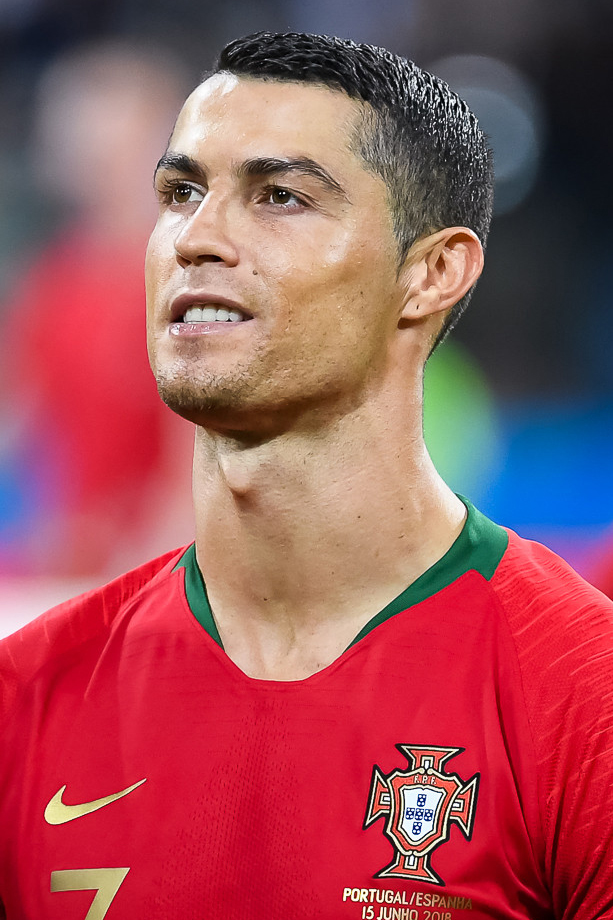
#> input picture Image-Processing/cr7.jpg, 613 x 920 px
$ python img_to_ascii.py --input ../Image-Processing/cr7.jpg
#> lines starting #> are read from the running program, lines starting #| are printed output that depends on the picture
from PIL import Image, ImageDraw, ImageFilter, ImageEnhance
import argparse

char_map = " `'\".,:;i!~-+]{|1\\rxucoz6?UCL0O*#W&B@$$"


class Picture:
    def __init__(self, filename, resolution):
        # loading image
#> called with filename = '../Image-Processing/cr7.jpg', resolution = 120
        img = Image.open(filename)
#> img is the input picture: PIL image 613x920 RGB; mean R, G, B 158.4, 81.1, 89
        img = img.resize((resolution * round(img.size[0] / img.size[1]), resolution))
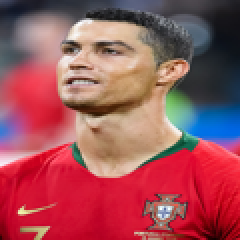
#> img: PIL image 120x120 RGB (shown 2 times larger); mean R, G, B 158.4, 81.1, 89
        self.image = img
        self.width, self.height = img.size
#> self.width = 120; self.height = 120

        # enhance image for cleaner result
        self.image = self.image.filter(ImageFilter.EDGE_ENHANCE)
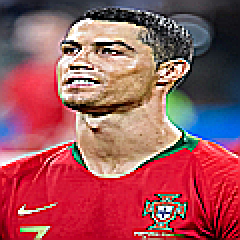
#> self.image: PIL image 120x120 RGB (shown 2 times larger); mean R, G, B 158, 83.3, 90.5
        self.image = ImageEnhance.Contrast(self.image).enhance(2)
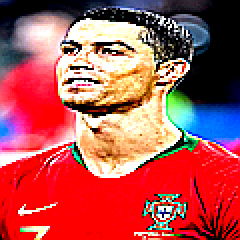
#> self.image: PIL image 120x120 RGB (shown 2 times larger); mean R, G, B 177.8, 81.6, 81.7

        # required matrices
        self.char_matrix = []
        self.rgb_matrix = []

        # output image
        self.output = Image.new('RGB', (self.width * 10, self.height * 10))
#> self.output: PIL image 1200x1200 RGB; every value is 0

    def generate(self):
        # make 2d array of pixels
        rgb_matrix = list(self.image.getdata())
#> rgb_matrix = 14400 items, first 6: (34, 44, 86), (28, 38, 82), (22, 34, 78), (18, 28, 74), (10, 22, 66), (4, 12, 56)
        self.rgb_matrix = [rgb_matrix[j:j + self.width] for j in range(0, len(rgb_matrix), self.width)]
#> self.rgb_matrix = 120 items
        # rgb values to intensity values
        intensity_matrix = [[.21 * p[0] + .72 * p[1] + .07 * p[2] for p in pixel_row] for pixel_row in self.rgb_matrix]
#> intensity_matrix = 120 items
        # intensity values to characters
        self.char_matrix = [[char_map[int(i * (len(char_map) - 1) / 255)] for i in i_row] for i_row in intensity_matrix]
#> self.char_matrix = 120 items

    def draw_color(self):
        draw = ImageDraw.Draw(self.output)

        for y in range(self.height):
            for x in range(self.width):
                draw.text((x * 10, y * 10), self.char_matrix[y][x], fill=self.rgb_matrix[y][x])

    def draw_bw(self):
        draw = ImageDraw.Draw(self.output)

        for y in range(self.height):
            for x in range(self.width):
                draw.text((x * 10, y * 10), self.char_matrix[y][x], fill=(255, 255, 255))

    def save_image(self, path):
#> called with path = 'output'
        self.output.save(path + '.jpg')
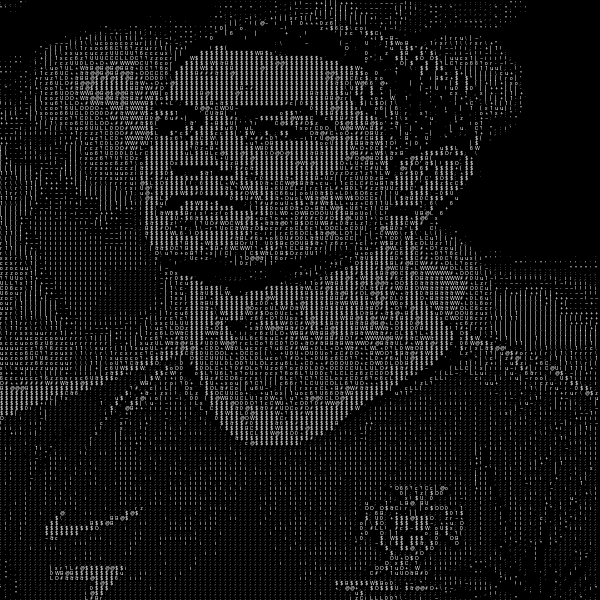
#> saved as output.jpg: PIL image 1200x1200 RGB (shown at 1/2 size); min 0, max 254, mean 21

    def save_text(self, path):
        string = ""
        for row in self.char_matrix:
            line = [p + p + p for p in row]
            string += ''.join(line) + '\n'

        text_file = open(path + '.txt', "w")
        text_file.write(string)
        text_file.close()

if __name__ == "__main__":
    ap = argparse.ArgumentParser()
    ap.add_argument("-i", "--input", required=True, help="input file")
    ap.add_argument("-c", "--color", action='store_true', help="color/greyscale")
    ap.add_argument("-r", "--resolution", type=int, default=120, help="output resolution")
    ap.add_argument("-t", "--txt", action='store_true', help="also save as text")
    ap.add_argument("-o", "--output", default='output', help="output file")
    args = vars(ap.parse_args())

    pic = Picture(args["input"], args["resolution"])

    pic.generate()

    if args["color"]:
        pic.draw_color()
    else:
        pic.draw_bw()

    pic.save_image(args["output"])
    if args["txt"]:
        pic.save_text(args["output"])
